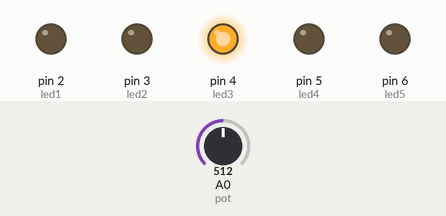
This sketch was run on a simulated Arduino Uno, built with avr-gcc and run on an emulated ATmega328P. On the bench: output pins drawn as LEDs (lit = HIGH). The test bench sets the inputs (shaded band); at power-on: A0 (pot) = 512.

Above: at 1.3 s.
1.4 s: A0 (pot) set to 0
At 2.6 s:
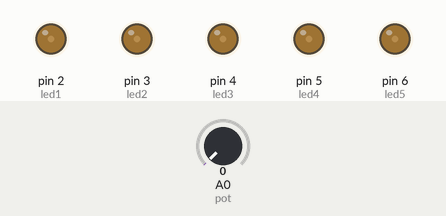
3.0 s: A0 (pot) set to 122
At 3.18 s:
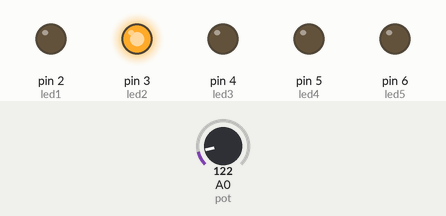
6.1 s: A0 (pot) set to 1023
At 7.5 s:
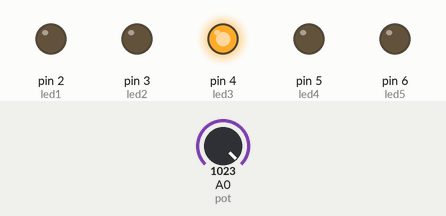
7.6 s: A0 (pot) set to 840
At 10.5 s:
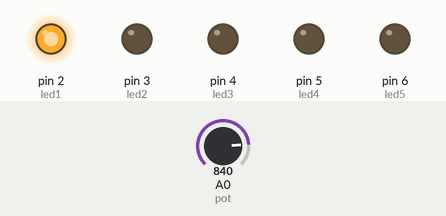
10.7 s: A0 (pot) set to 819
At 13.0 s:
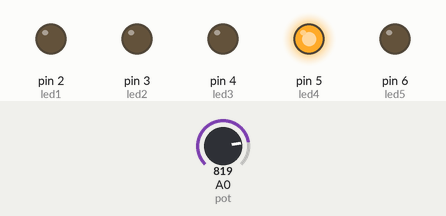
Timing chart, 0 to 13.2 s (numbered marks = the images above; inputs shaded):
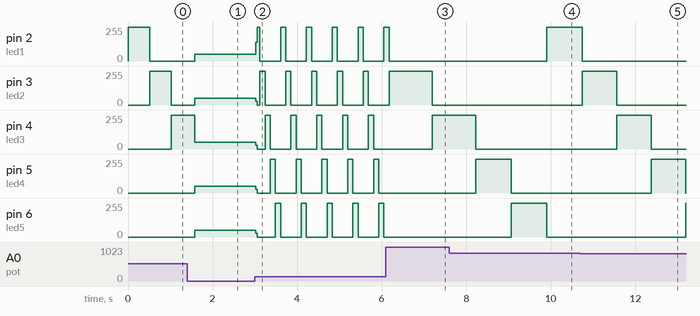

The sketch:

K814.ino
```cpp
int led1 = 2;                     //definiraj led1 = 2
int led2 = 3;                     //definiraj led2 = 3
int led3 = 4;                     //definiraj led3 = 4
int led4 = 5;                     //definiraj led4 = 5
int led5 = 6;                     //definiraj led5 = 6
int pot = A0;                     //definiraj pot = A0

void setup() {
  pinMode(led1, OUTPUT);          //postavi izvod led1 kao izlazni
  pinMode(led2, OUTPUT);          //postavi izvod led2 kao izlazni
  pinMode(led3, OUTPUT);          //postavi izvod led3 kao izlazni
  pinMode(led4, OUTPUT);          //postavi izvod led4 kao izlazni
  pinMode(led5, OUTPUT);          //postavi izvod led5 kao izlazni
  digitalWrite(led1, LOW);        //isključi LED diodu - početno stanje
  digitalWrite(led2, LOW);        //isključi LED diodu - početno stanje
  digitalWrite(led3, LOW);        //isključi LED diodu - početno stanje
  digitalWrite(led4, LOW);        //isključi LED diodu - početno stanje
  digitalWrite(led5, LOW);        //isključi LED diodu - početno stanje
}

void loop() {
  digitalWrite(led1, HIGH);       //uključi LED diodu 1
  delay(analogRead(pot));         //čekaj onoliko ms koliko je vrijednost
                                  //očitanja analognog izvoda A0
  digitalWrite(led1, LOW);        //isključi LED diodu 1

  digitalWrite(led2, HIGH);       //uključi LED diodu 2
  delay(analogRead(pot));         //čekaj onoliko ms koliko je vrijednost
                                  //očitanja analognog izvoda A0
  digitalWrite(led2, LOW);        //isključi LED diodu 2

  digitalWrite(led3, HIGH);       //uključi LED diodu 3
  delay(analogRead(pot));         //čekaj onoliko ms koliko je vrijednost
                                  //očitanja analognog izvoda A0
  digitalWrite(led3, LOW);        //isključi LED diodu 3

  digitalWrite(led4, HIGH);       //uključi LED diodu 4
  delay(analogRead(pot));         //čekaj onoliko ms koliko je vrijednost
                                  //očitanja analognog izvoda A0
  digitalWrite(led4, LOW);        //isključi LED diodu 4

  digitalWrite(led5, HIGH);       //uključi LED diodu 5
  delay(analogRead(pot));         //čekaj onoliko ms koliko je vrijednost
                                  //očitanja analognog izvoda A0
  digitalWrite(led5, LOW);        //isključi LED diodu 5
}
```

Measured:
- the behaviour switches between 827 and 826 on A0 (pot) (found by bisection; images 4 and 5)
- after the input at 1.4 s, pin 2 (led1): 0/255 → 49/255 after 0.18 s; pin 3 (led2): 0/255 → 50/255 after 0.18 s; pin 4 (led3): 255/255 → 49/255 after 0.18 s
- after the input at 3.0 s, pin 2 (led1): 49/255 → 141/255 at once, then moves between 0/255 and 255/255, repeating every 0.61 s; pin 6 (led5): 49/255 → 28/255 at once, then repeats every 0.55 s: 0/255 0.43 s, 255/255 0.12 s
- after the input at 6.1 s, pin 2 (led1): goes on until 6.2 s, then stays 0/255; pin 5 (led4), pin 6 (led5): stops changing and stays 0/255
- after the input at 7.6 s, pin 2 (led1): 0/255 → 255/255 after 2.3 s instead of 2.7 s
- after the input at 10.7 s, pin 5 (led4): 0/255 → 255/255 after 1.7 s instead of 1.7 s; pin 6 (led5): 0/255 → 255/255 after 2.5 s
